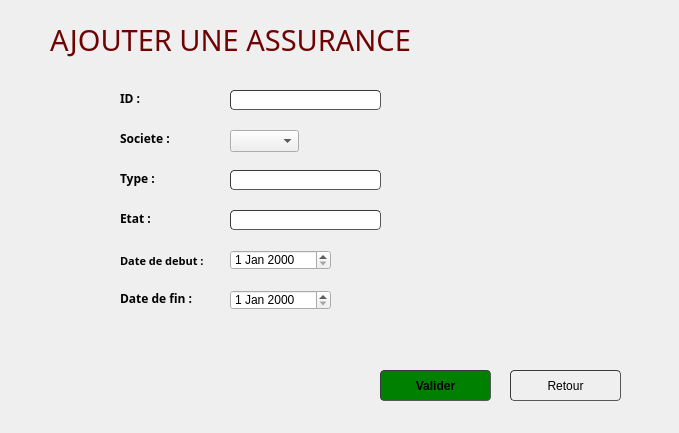
<?xml version="1.0" encoding="UTF-8"?>
<ui version="4.0">
 <class>AjouterAssurance</class>
 <widget class="QWidget" name="AjouterAssurance">
  <property name="geometry">
   <rect>
    <x>0</x>
    <y>0</y>
    <width>679</width>
    <height>433</height>
   </rect>
  </property>
  <property name="windowTitle">
   <string>Form</string>
  </property>
  <widget class="QLabel" name="label_4">
   <property name="geometry">
    <rect>
     <x>120</x>
     <y>250</y>
     <width>111</width>
     <height>21</height>
    </rect>
   </property>
   <property name="font">
    <font>
     <family>Century Gothic</family>
     <pointsize>8</pointsize>
     <weight>75</weight>
     <bold>true</bold>
    </font>
   </property>
   <property name="text">
    <string>Date de debut :</string>
   </property>
  </widget>
  <widget class="QDateEdit" name="date">
   <property name="geometry">
    <rect>
     <x>230</x>
     <y>250</y>
     <width>101</width>
     <height>20</height>
    </rect>
   </property>
  </widget>
  <widget class="QLabel" name="label_2">
   <property name="geometry">
    <rect>
     <x>120</x>
     <y>130</y>
     <width>61</width>
     <height>16</height>
    </rect>
   </property>
   <property name="font">
    <font>
     <family>Century Gothic</family>
     <pointsize>9</pointsize>
     <weight>75</weight>
     <bold>true</bold>
    </font>
   </property>
   <property name="text">
    <string>Societe :</string>
   </property>
  </widget>
  <widget class="QLabel" name="text_id">
   <property name="geometry">
    <rect>
     <x>230</x>
     <y>110</y>
     <width>211</width>
     <height>20</height>
    </rect>
   </property>
   <property name="text">
    <string/>
   </property>
  </widget>
  <widget class="QPushButton" name="Annuler">
   <property name="geometry">
    <rect>
     <x>510</x>
     <y>370</y>
     <width>111</width>
     <height>31</height>
    </rect>
   </property>
   <property name="styleSheet">
    <string notr="true">	border-width: 1px; border-radius: 4px;
	border-color: rgb(58, 58, 58);
	border-style: inset;
	padding: 0 8px;


	selection-color: rgb(60, 63, 65);</string>
   </property>
   <property name="text">
    <string>Retour</string>
   </property>
   <property name="icon">
    <iconset>
     <normaloff>:/icons/icons8_back_to_200px.png</normaloff>:/icons/icons8_back_to_200px.png</iconset>
   </property>
  </widget>
  <widget class="QLabel" name="text_etat">
   <property name="geometry">
    <rect>
     <x>230</x>
     <y>230</y>
     <width>181</width>
     <height>20</height>
    </rect>
   </property>
   <property name="text">
    <string/>
   </property>
  </widget>
  <widget class="QLabel" name="date_text">
   <property name="geometry">
    <rect>
     <x>194</x>
     <y>270</y>
     <width>351</width>
     <height>20</height>
    </rect>
   </property>
   <property name="text">
    <string/>
   </property>
  </widget>
  <widget class="QLabel" name="text2">
   <property name="geometry">
    <rect>
     <x>170</x>
     <y>370</y>
     <width>181</width>
     <height>20</height>
    </rect>
   </property>
   <property name="text">
    <string/>
   </property>
  </widget>
  <widget class="QLabel" name="text_date">
   <property name="geometry">
    <rect>
     <x>230</x>
     <y>270</y>
     <width>351</width>
     <height>20</height>
    </rect>
   </property>
   <property name="text">
    <string/>
   </property>
  </widget>
  <widget class="QLabel" name="label_9">
   <property name="geometry">
    <rect>
     <x>120</x>
     <y>90</y>
     <width>41</width>
     <height>16</height>
    </rect>
   </property>
   <property name="font">
    <font>
     <family>Century Gothic</family>
     <pointsize>9</pointsize>
     <weight>75</weight>
     <bold>true</bold>
    </font>
   </property>
   <property name="text">
    <string>ID :</string>
   </property>
  </widget>
  <widget class="QLabel" name="text_type">
   <property name="geometry">
    <rect>
     <x>230</x>
     <y>190</y>
     <width>171</width>
     <height>20</height>
    </rect>
   </property>
   <property name="text">
    <string/>
   </property>
  </widget>
  <widget class="QLineEdit" name="etat">
   <property name="geometry">
    <rect>
     <x>230</x>
     <y>210</y>
     <width>151</width>
     <height>20</height>
    </rect>
   </property>
   <property name="styleSheet">
    <string notr="true">	border-width: 1px; border-radius: 4px;
	border-color: rgb(58, 58, 58);
	border-style: inset;
	padding: 0 8px;


	selection-color: rgb(60, 63, 65);</string>
   </property>
  </widget>
  <widget class="QLineEdit" name="type">
   <property name="geometry">
    <rect>
     <x>230</x>
     <y>170</y>
     <width>151</width>
     <height>20</height>
    </rect>
   </property>
   <property name="styleSheet">
    <string notr="true">	border-width: 1px; border-radius: 4px;
	border-color: rgb(58, 58, 58);
	border-style: inset;
	padding: 0 8px;


	selection-color: rgb(60, 63, 65);</string>
   </property>
  </widget>
  <widget class="QPushButton" name="Valider">
   <property name="geometry">
    <rect>
     <x>380</x>
     <y>370</y>
     <width>111</width>
     <height>31</height>
    </rect>
   </property>
   <property name="font">
    <font>
     <weight>75</weight>
     <bold>true</bold>
    </font>
   </property>
   <property name="styleSheet">
    <string notr="true">	border-width: 1px; border-radius: 4px;
	border-color: rgb(58, 58, 58);
	border-style: inset;
	padding: 0 8px;
	background-color: green;

	selection-color: rgb(60, 63, 65);</string>
   </property>
   <property name="text">
    <string>Valider</string>
   </property>
   <property name="icon">
    <iconset>
     <normaloff>:/icons/icons8_checkmark_96px.png</normaloff>:/icons/icons8_checkmark_96px.png</iconset>
   </property>
  </widget>
  <widget class="QLabel" name="label_7">
   <property name="geometry">
    <rect>
     <x>50</x>
     <y>10</y>
     <width>491</width>
     <height>61</height>
    </rect>
   </property>
   <property name="font">
    <font>
     <family>Century Gothic</family>
     <pointsize>22</pointsize>
     <weight>50</weight>
     <bold>false</bold>
    </font>
   </property>
   <property name="text">
    <string>&lt;html&gt;&lt;head/&gt;&lt;body&gt;&lt;p&gt;&lt;span style=&quot; color:#6f0303;&quot;&gt;AJOUTER UNE ASSURANCE&lt;/span&gt;&lt;/p&gt;&lt;/body&gt;&lt;/html&gt;</string>
   </property>
   <property name="textFormat">
    <enum>Qt::RichText</enum>
   </property>
  </widget>
  <widget class="QLabel" name="label_11">
   <property name="geometry">
    <rect>
     <x>120</x>
     <y>210</y>
     <width>61</width>
     <height>16</height>
    </rect>
   </property>
   <property name="font">
    <font>
     <family>Century Gothic</family>
     <pointsize>9</pointsize>
     <weight>75</weight>
     <bold>true</bold>
    </font>
   </property>
   <property name="text">
    <string>Etat :</string>
   </property>
  </widget>
  <widget class="QLabel" name="label_10">
   <property name="geometry">
    <rect>
     <x>120</x>
     <y>170</y>
     <width>51</width>
     <height>16</height>
    </rect>
   </property>
   <property name="font">
    <font>
     <family>Century Gothic</family>
     <pointsize>9</pointsize>
     <weight>75</weight>
     <bold>true</bold>
    </font>
   </property>
   <property name="text">
    <string>Type :</string>
   </property>
  </widget>
  <widget class="QLineEdit" name="ID">
   <property name="geometry">
    <rect>
     <x>230</x>
     <y>90</y>
     <width>151</width>
     <height>20</height>
    </rect>
   </property>
   <property name="styleSheet">
    <string notr="true">	border-width: 1px; border-radius: 4px;
	border-color: rgb(58, 58, 58);
	border-style: inset;
	padding: 0 8px;


	selection-color: rgb(60, 63, 65);</string>
   </property>
  </widget>
  <widget class="QComboBox" name="societe">
   <property name="geometry">
    <rect>
     <x>230</x>
     <y>130</y>
     <width>69</width>
     <height>22</height>
    </rect>
   </property>
  </widget>
  <widget class="QLabel" name="label_5">
   <property name="geometry">
    <rect>
     <x>120</x>
     <y>290</y>
     <width>91</width>
     <height>16</height>
    </rect>
   </property>
   <property name="font">
    <font>
     <family>Century Gothic</family>
     <pointsize>9</pointsize>
     <weight>75</weight>
     <bold>true</bold>
    </font>
   </property>
   <property name="text">
    <string>Date de fin :</string>
   </property>
  </widget>
  <widget class="QDateEdit" name="date2">
   <property name="geometry">
    <rect>
     <x>230</x>
     <y>290</y>
     <width>101</width>
     <height>20</height>
    </rect>
   </property>
  </widget>
  <widget class="QLabel" name="text_date2">
   <property name="geometry">
    <rect>
     <x>230</x>
     <y>310</y>
     <width>381</width>
     <height>20</height>
    </rect>
   </property>
   <property name="text">
    <string/>
   </property>
  </widget>
 </widget>
 <resources/>
 <connections/>
</ui>
